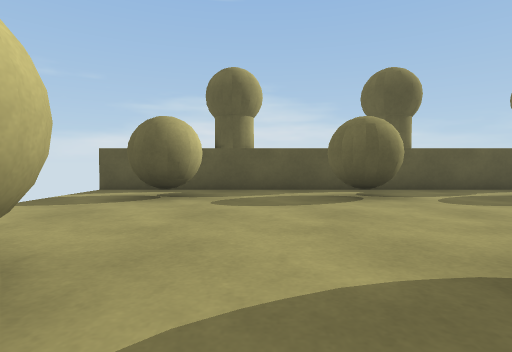
view 1 (above)

17 first-person views from a walk through a Unity game level. The camera is 0.59 m above the floor, tilts 2° down and sees 80° across. The floor is counted in squares, 1 m on a side. Each view is taken from the middle of a square. On the plan, view 1 faces up. The plan holds only what a view shows up to about 9 squares ahead; the rest is blank. Surface patterns are stand-ins for the level's own textures.

view 2
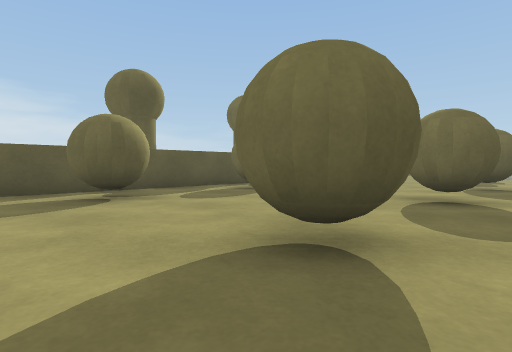

view 3
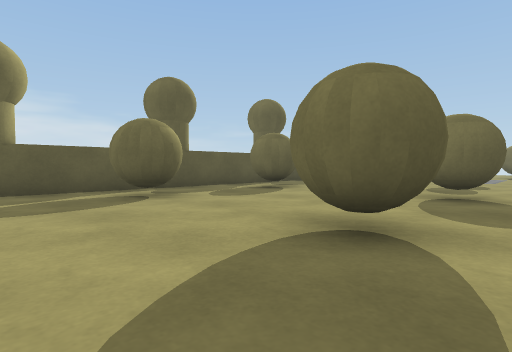

view 4
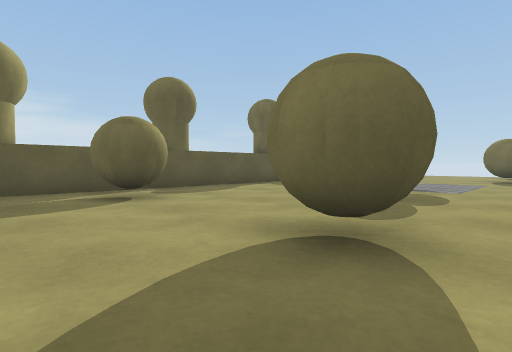

view 5
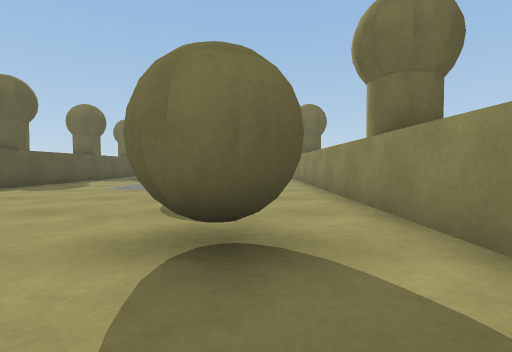

view 6
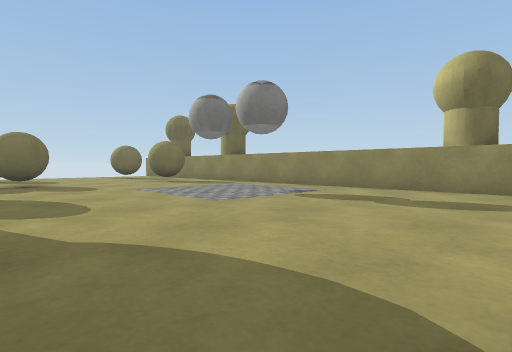

view 7
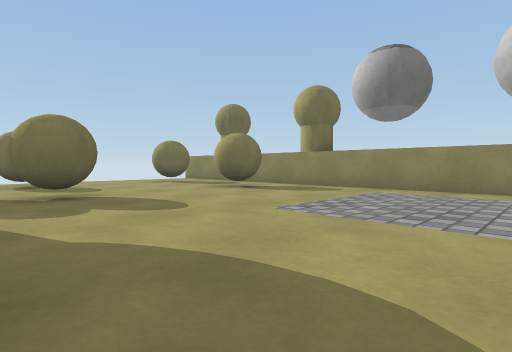

view 8
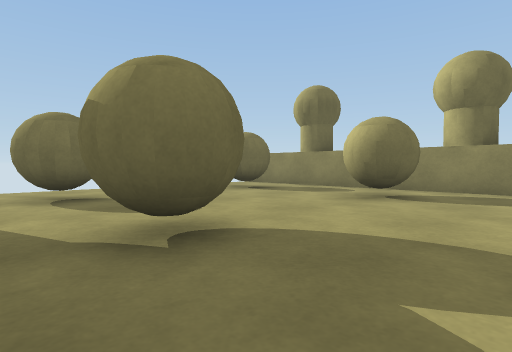

view 9
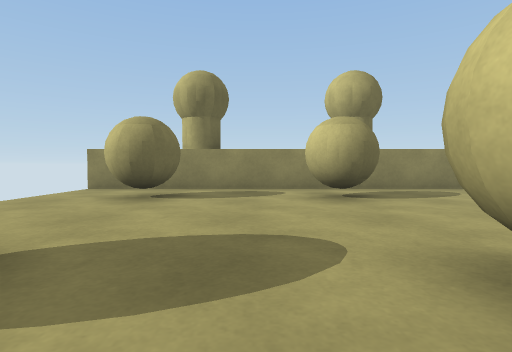

view 10
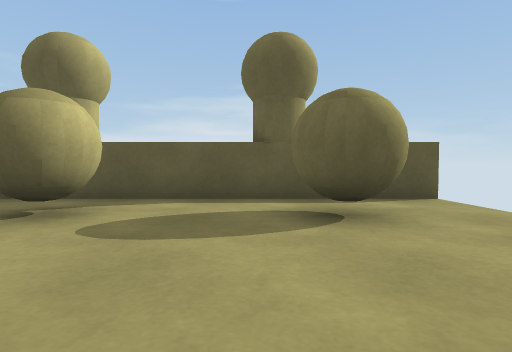

view 11
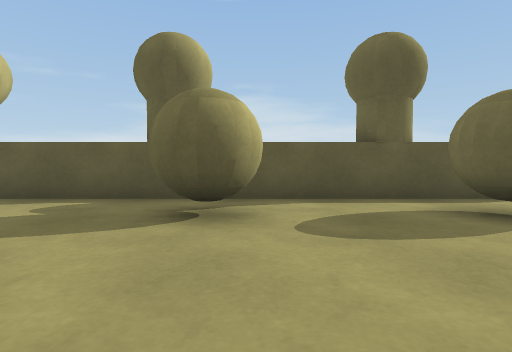

view 12
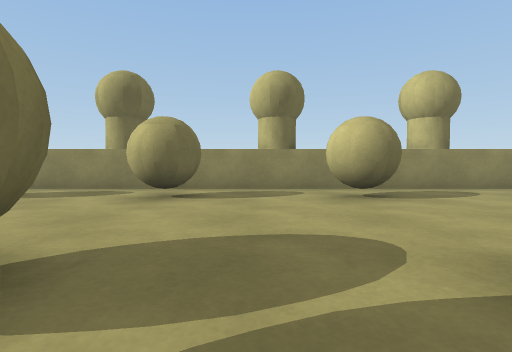

view 13
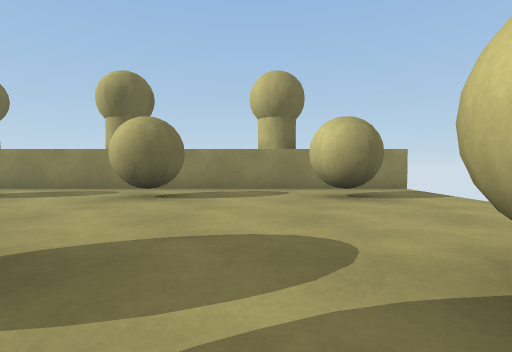

view 14
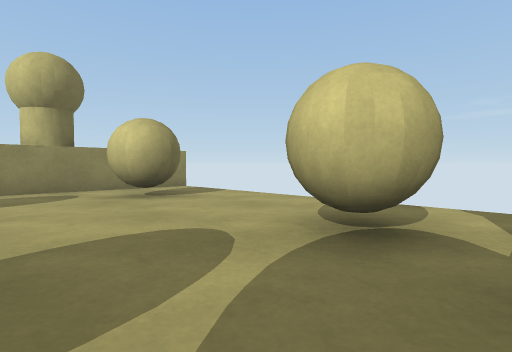

view 15
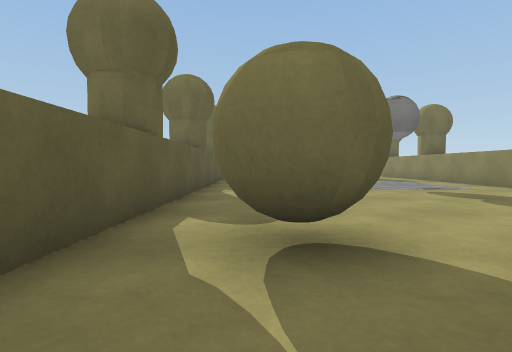

view 16
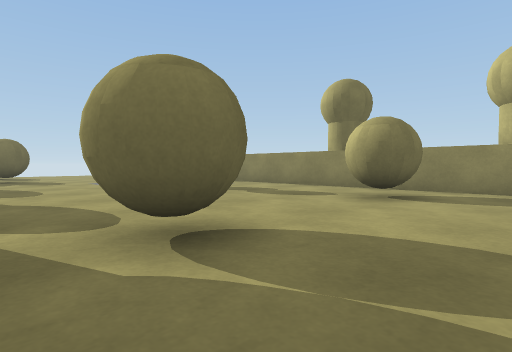

view 17
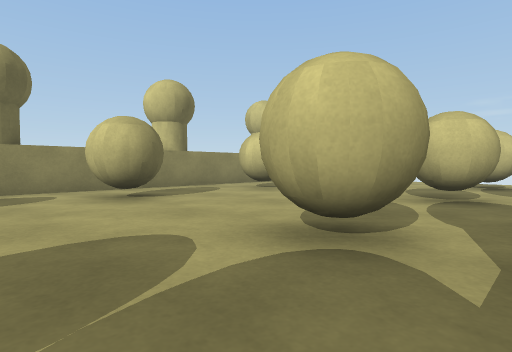

### Floor plan
Points are (right, up) in squares from view 1. A wall is a line through its corners. A room is listed if a view was taken in it or the views show most of it. See-through windows are left out.
Room 1 (views 1, 2, 3, 4, 5, 6, 7, 8, 9, 10, 11, 12, 13, 14, 15, 16, 17)
walls: (10.5, 7.4) (7.4, 7.4); (14.4, 7.4) (11.4, 7.4); (6.2, 7.4) (3.4, 7.4); (18.6, 7.4) (15.4, 7.4); (2.1, 7.4) (-0.5, 7.4); (22.5, 7.4) (19.9, 7.4); (-0.5, -0.6) (26.2, -0.6); (-1.4, 7.4) (-3.9, 7.4); (26.2, 7.4) (23.4, 7.4); (-3.9, -0.6) (-1.4, -0.6)
ways out: gap at (26, 8)
objects: other object (-2, 1) to (-1, 2); other object (-2, 5) to (-1, 6); other object (-1, -1); other object (-1, 8); other object (2, 1) to (2, 2); other object (2, 5) to (2, 6); other object (3, -1); other object (3, 8); other object (5, 1) to (6, 2); other object (5, 5) to (6, 6); other object (7, -1); other object (7, 8); other object (9, 1) to (10, 2); other object (9, 5) to (10, 6); other object (11, -1); other object (11, 8); other object (15, 8); other object (19, -1); other object (19, 8); other object (20, 1) to (21, 2); other object (20, 5) to (21, 6); other object (23, -1); other object (23, 8); other object (24, 1) to (25, 2); other object (24, 5) to (25, 6)

Where each view was taken, in squares from view 1:
view 1: 0 up, 0 right, facing up
view 2: 0 up, 0 right, facing up-right
view 3: 0 up, 3 right, facing up-right
view 4: 0 up, 7 right, facing up-right
view 5: 1 up, 7 right, facing right
view 6: 7 up, 10 right, facing down-right
view 7: 7 up, 14 right, facing down-right
view 8: 7 up, 18 right, facing down-right
view 9: 7 up, 22 right, facing down
view 10: 2 up, 23 right, facing up
view 11: 2 up, 21 right, facing up
view 12: 7 up, 4 right, facing down
view 13: 7 up, 0 right, facing down
view 14: 7 up, 1 right, facing down-left
view 15: 6 up, 7 right, facing right
view 16: 7 up, 7 right, facing down-right
view 17: 7 up, 8 right, facing down-left
